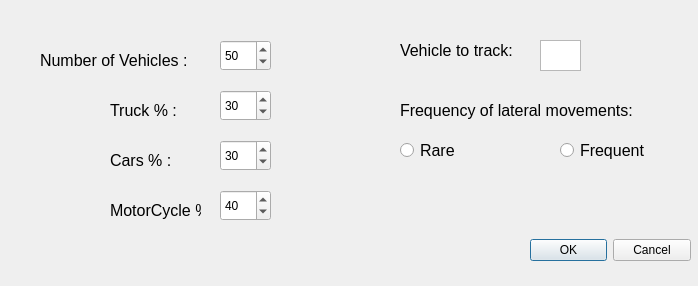
<?xml version="1.0" encoding="UTF-8"?>
<ui version="4.0">
 <class>customChoiceDialog</class>
 <widget class="QDialog" name="customChoiceDialog">
  <property name="geometry">
   <rect>
    <x>0</x>
    <y>0</y>
    <width>698</width>
    <height>286</height>
   </rect>
  </property>
  <property name="windowTitle">
   <string>Dialog</string>
  </property>
  <widget class="QDialogButtonBox" name="buttonBox">
   <property name="geometry">
    <rect>
     <x>530</x>
     <y>230</y>
     <width>161</width>
     <height>41</height>
    </rect>
   </property>
   <property name="orientation">
    <enum>Qt::Horizontal</enum>
   </property>
   <property name="standardButtons">
    <set>QDialogButtonBox::Cancel|QDialogButtonBox::Ok</set>
   </property>
  </widget>
  <widget class="QLabel" name="label">
   <property name="geometry">
    <rect>
     <x>40</x>
     <y>50</y>
     <width>171</width>
     <height>21</height>
    </rect>
   </property>
   <property name="font">
    <font>
     <pointsize>12</pointsize>
    </font>
   </property>
   <property name="text">
    <string>Number of Vehicles :</string>
   </property>
  </widget>
  <widget class="QSpinBox" name="vehicles_number">
   <property name="geometry">
    <rect>
     <x>220</x>
     <y>40</y>
     <width>51</width>
     <height>31</height>
    </rect>
   </property>
   <property name="font">
    <font>
     <pointsize>9</pointsize>
    </font>
   </property>
   <property name="maximum">
    <number>500</number>
   </property>
   <property name="value">
    <number>50</number>
   </property>
  </widget>
  <widget class="QLabel" name="label_2">
   <property name="geometry">
    <rect>
     <x>110</x>
     <y>100</y>
     <width>91</width>
     <height>21</height>
    </rect>
   </property>
   <property name="font">
    <font>
     <pointsize>12</pointsize>
    </font>
   </property>
   <property name="text">
    <string>Truck % :</string>
   </property>
  </widget>
  <widget class="QSpinBox" name="trucks_perc">
   <property name="geometry">
    <rect>
     <x>220</x>
     <y>90</y>
     <width>51</width>
     <height>31</height>
    </rect>
   </property>
   <property name="font">
    <font>
     <pointsize>9</pointsize>
    </font>
   </property>
   <property name="maximum">
    <number>100</number>
   </property>
   <property name="singleStep">
    <number>10</number>
   </property>
   <property name="value">
    <number>30</number>
   </property>
  </widget>
  <widget class="QLabel" name="label_3">
   <property name="geometry">
    <rect>
     <x>110</x>
     <y>150</y>
     <width>91</width>
     <height>21</height>
    </rect>
   </property>
   <property name="font">
    <font>
     <pointsize>12</pointsize>
    </font>
   </property>
   <property name="text">
    <string>Cars % :</string>
   </property>
  </widget>
  <widget class="QSpinBox" name="cars_perc">
   <property name="geometry">
    <rect>
     <x>220</x>
     <y>140</y>
     <width>51</width>
     <height>31</height>
    </rect>
   </property>
   <property name="font">
    <font>
     <pointsize>9</pointsize>
    </font>
   </property>
   <property name="maximum">
    <number>100</number>
   </property>
   <property name="singleStep">
    <number>10</number>
   </property>
   <property name="value">
    <number>30</number>
   </property>
  </widget>
  <widget class="QLabel" name="label_4">
   <property name="geometry">
    <rect>
     <x>110</x>
     <y>200</y>
     <width>91</width>
     <height>21</height>
    </rect>
   </property>
   <property name="font">
    <font>
     <pointsize>12</pointsize>
    </font>
   </property>
   <property name="text">
    <string>MotorCycle % :</string>
   </property>
  </widget>
  <widget class="QSpinBox" name="motorcycles_perc">
   <property name="geometry">
    <rect>
     <x>220</x>
     <y>190</y>
     <width>51</width>
     <height>31</height>
    </rect>
   </property>
   <property name="font">
    <font>
     <pointsize>9</pointsize>
    </font>
   </property>
   <property name="maximum">
    <number>100</number>
   </property>
   <property name="singleStep">
    <number>10</number>
   </property>
   <property name="value">
    <number>40</number>
   </property>
  </widget>
  <widget class="QLabel" name="label_5">
   <property name="geometry">
    <rect>
     <x>400</x>
     <y>40</y>
     <width>171</width>
     <height>21</height>
    </rect>
   </property>
   <property name="font">
    <font>
     <pointsize>12</pointsize>
    </font>
   </property>
   <property name="text">
    <string>Vehicle to track:</string>
   </property>
  </widget>
  <widget class="QTextEdit" name="vehicle_to_track">
   <property name="geometry">
    <rect>
     <x>540</x>
     <y>40</y>
     <width>41</width>
     <height>31</height>
    </rect>
   </property>
  </widget>
  <widget class="QLabel" name="label_6">
   <property name="geometry">
    <rect>
     <x>400</x>
     <y>100</y>
     <width>271</width>
     <height>21</height>
    </rect>
   </property>
   <property name="font">
    <font>
     <pointsize>12</pointsize>
    </font>
   </property>
   <property name="text">
    <string>Frequency of lateral movements:</string>
   </property>
  </widget>
  <widget class="QRadioButton" name="rare_frequency">
   <property name="geometry">
    <rect>
     <x>400</x>
     <y>140</y>
     <width>100</width>
     <height>20</height>
    </rect>
   </property>
   <property name="font">
    <font>
     <pointsize>12</pointsize>
    </font>
   </property>
   <property name="text">
    <string>Rare</string>
   </property>
  </widget>
  <widget class="QRadioButton" name="frequent_frequency">
   <property name="geometry">
    <rect>
     <x>560</x>
     <y>140</y>
     <width>100</width>
     <height>20</height>
    </rect>
   </property>
   <property name="font">
    <font>
     <pointsize>12</pointsize>
    </font>
   </property>
   <property name="text">
    <string>Frequent</string>
   </property>
  </widget>
 </widget>
 <resources/>
 <connections>
  <connection>
   <sender>buttonBox</sender>
   <signal>accepted()</signal>
   <receiver>customChoiceDialog</receiver>
   <slot>accept()</slot>
   <hints>
    <hint type="sourcelabel">
     <x>610</x>
     <y>250</y>
    </hint>
    <hint type="destinationlabel">
     <x>157</x>
     <y>274</y>
    </hint>
   </hints>
  </connection>
  <connection>
   <sender>buttonBox</sender>
   <signal>rejected()</signal>
   <receiver>customChoiceDialog</receiver>
   <slot>reject()</slot>
   <hints>
    <hint type="sourcelabel">
     <x>610</x>
     <y>250</y>
    </hint>
    <hint type="destinationlabel">
     <x>286</x>
     <y>274</y>
    </hint>
   </hints>
  </connection>
 </connections>
</ui>
